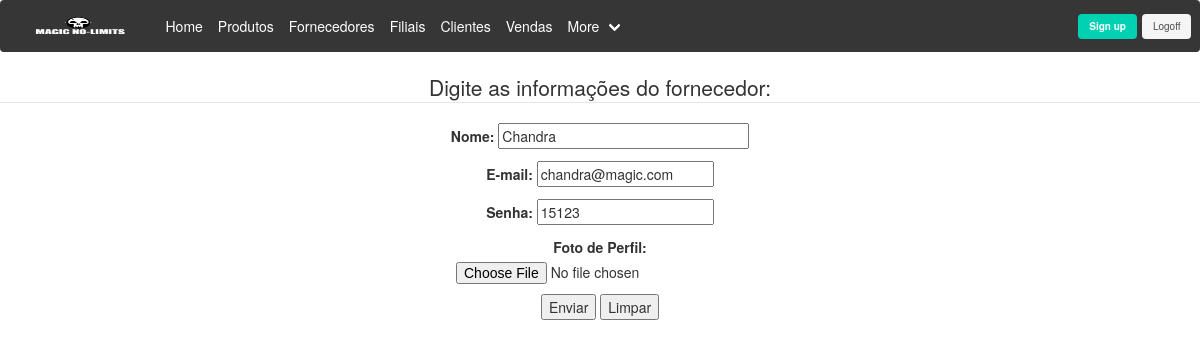
Screenshot of /index.php?pg=atualizacliente&id_cli=59 (signed in) with the database file from the repository.
### tables this page shows
CREATE TABLE `cliente` (
  `id` int(5) NOT NULL,
  `nome` varchar(255) NOT NULL,
  `email` varchar(255) NOT NULL,
  `senha` varchar(30) NOT NULL,
  `img` varchar(100) NOT NULL
);

### inc.atualizacliente.php (the view, shortened to what this page needs)
<?php
    (isset($_REQUEST['id_cli']) and !empty($_REQUEST['id_cli'])) ? $id_cli = $_REQUEST['id_cli'] : $erro = true;
    require_once('inc.connect.php');
    $query = 'SELECT id, nome, email, senha
    FROM cliente WHERE id='.$id_cli;
    $res = mysql_query($query, $link) or die(mysql_error());
    $content = mysql_fetch_assoc($res);
?>
<form id="registro" action="acao_registro.php" method="post" enctype="multipart/form-data">
    <legend>Digite as informações do fornecedor:</legend>
    <fieldset>
        <p>
            <label for="nome">Nome: </label>
            <?php
                echo '<input name="nome" id="nome" type="text" size="30" value="'.$content['nome'].'"/>'
            ?>
           </p>
        <p>
            <label for="email">E-mail:</label>
            <?php
                echo '<input name="email" id="email" type="text" value="'.$content['email'].'"/>';
            ?>
        </p>
        <p>
            <label for="senha">Senha:</label>
            <?php
                echo '<input name="senha" id="senha" type="text" value="'.$content['senha'].'"/>';
            ?>
        </p>
        <p>
            <label for="file">Foto de Perfil:</label>
            <input style="margin-left: 38%" type="file" id="file" name="arquivo">
        </p>
    </fieldset>
    <p>
        <input type="submit" value="Enviar" id="enviar"/>
        <input type="reset" value="Limpar" id="reset"/>
    </p>
</form>

### rows the page displays
cliente: nome "Chandra", email "chandra@magic.com", senha "15123"
